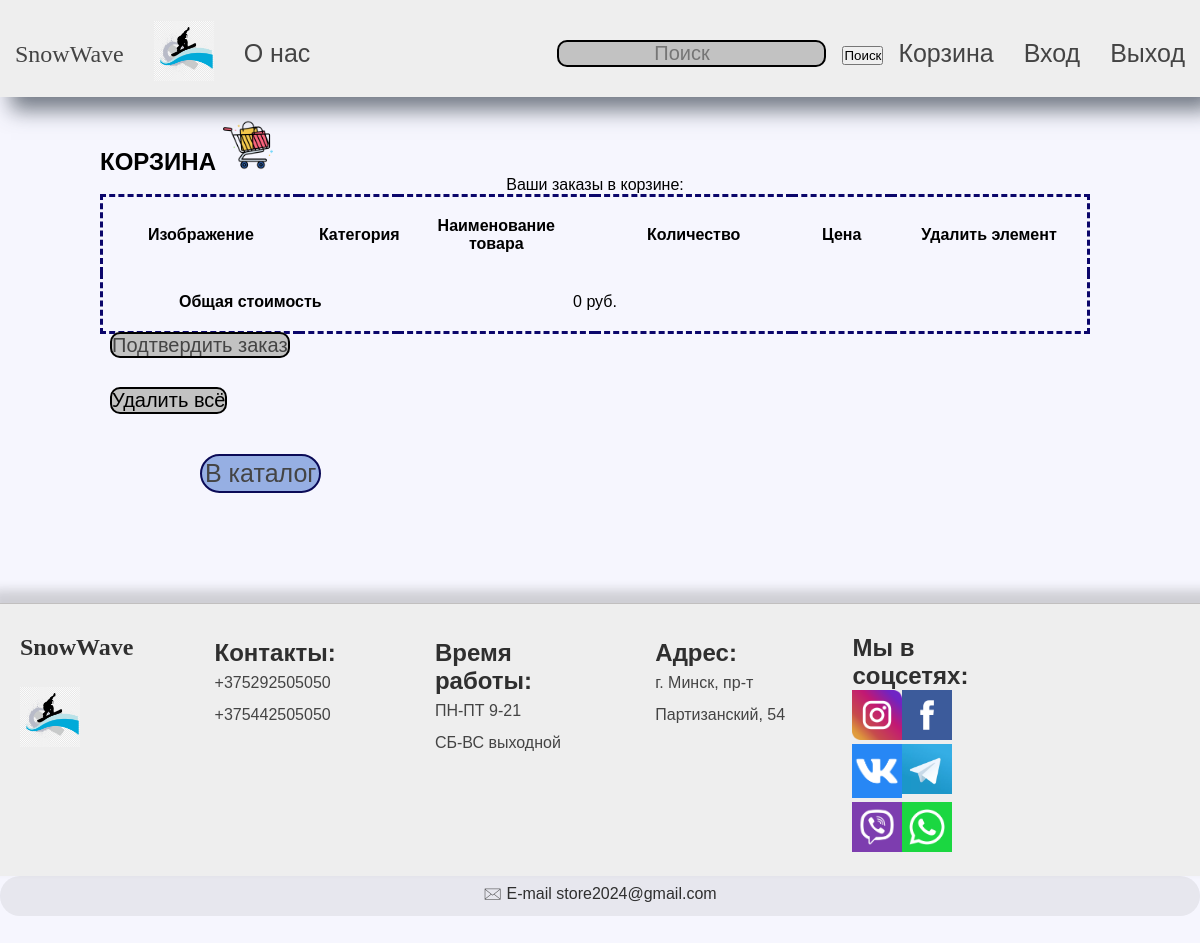
Before: /basket/ with the older database file.
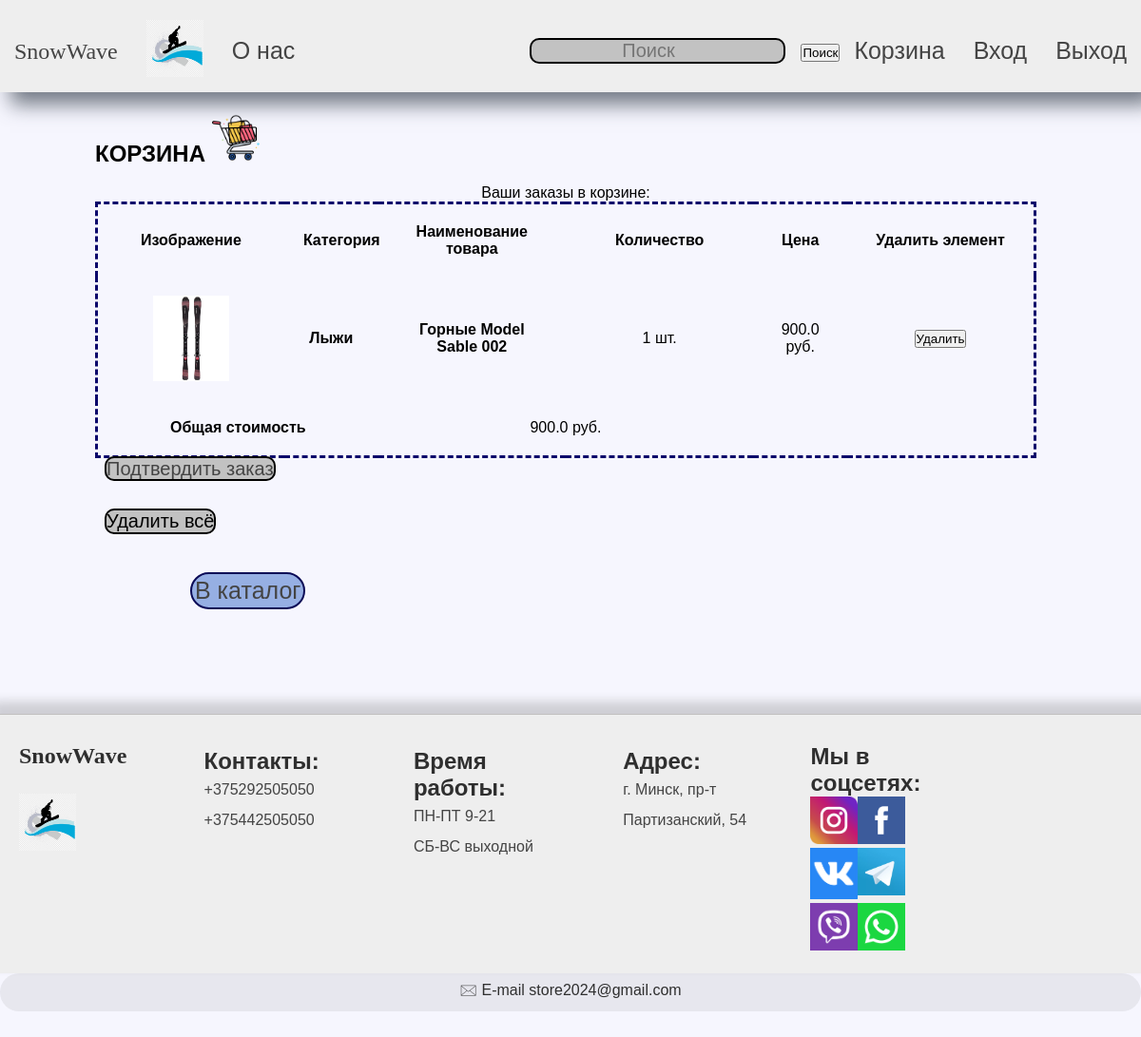
After: the same page with the newer database file.
### orders/models.py (models this page shows, shortened)
class ProductInBasket(models.Model):
    user_basket=models.ForeignKey(UserBasket, on_delete=models.CASCADE,null=True)         #-
    product=models.ForeignKey(Product, on_delete=models.CASCADE,null=True, verbose_name="Наименование товара")
    quantity = models.IntegerField(verbose_name='Количество', default=1)
    total_price = models.FloatField(verbose_name='Общая стоимость товара', blank=True,null=True,default=0)
    class Meta:
        verbose_name = "Товары в корзине"
        verbose_name_plural = "Товары в корзине"

### shop/models.py (models this page shows, shortened)
class Product(models.Model):                                                                               #Один ко многим. Разные товары по 3 категориям.
    сategories = models.ForeignKey(Сategories, on_delete = models.CASCADE, blank=False, default=True)
    name = models.CharField(max_length=150, verbose_name="Наименование")
    image = models.ImageField(upload_to ='static\imagebd', verbose_name="Картинка", null=True, blank=True)      # 1(5)шаг для отображения на странице картинок из базы данных
    price = models.IntegerField(verbose_name="Цена")
    description = models.TextField(max_length=900, blank=True, verbose_name="Описание товара")
    quantity = models.IntegerField( verbose_name="Количество", null=True, blank=True)
    is_active = models.BooleanField(verbose_name="В наличии", blank=False, default=True)
    class Meta:                                                                                   # В админ панели имя таблицы класса.
        verbose_name = "Продукт"
        verbose_name_plural = "Продукты"

class Сategories(models.Model):                                                                 # 3 категории: сноуборд лыжи аксессуары. Наследуемся от встроеного класса.
    namec = models.CharField(max_length=80, verbose_name= "Категория товара")
    def __str__(self):
        return self.namec                                                                      # Визуал в админке списоком по имени категорий
    class Meta:                                                                                # В админ панели имя таблицы класса.
        verbose_name = "Категория"
        verbose_name_plural = "Категории"

### orders/views.py (the view)
# urls.py: path("basket/", order.basket, name="basket"),                                       # Корзина
def basket(request):
    user, _ = UserBasket.objects.get_or_create(user_kay=request.session.session_key)   # *
    lst_product = ProductInBasket.objects.filter(user_basket=user)
    total_price=0
    for price in lst_product:
        total_price+=price.total_price
    if request.method == 'POST':
        product=request.POST.get("product")
        id_product = Product.objects.get(id=product)
        get_product = ProductInBasket.objects.filter(product = id_product)
        get_product.delete()
    return render(request, "basket.html", {"products":lst_product,'price':total_price})

### templates/basket.html (shortened to what this page needs)
{% extends "base.html" %}
{% load static %}
{% block content %}
<body>
    <div class="container_b">
        <h2> КОРЗИНА <img  src={% static "media\basket.png" %} height="50"> </h2>
        <table>
            <caption>
                Ваши заказы в корзине:
            </caption>
            <thead>
                <tr>
                    <th scope="col">Изображение</th>
                    <th scope="col">Категория</th>
                    <th scope="col">Наименование товара</th>
                    <th scope="col">Количество</th>
                    <th scope="col">Цена</th>
                    <th scope="col">Удалить элемент</th>
                </tr>
            </thead>
            <tbody>
                {% for item in products %}
                <tr>
                    <td><img class="img_bsc" src="{{ item.product.image.url }}" alt="{{ item.product.name }}"></td>
                    <th scope="col"> {{ item.product.сategories}}</th>
                    <th scope="col"> {{ item.product.name }} </th>
                    <td> {{ item.quantity }} шт. </td>
                    <td> {{ item.total_price }} руб.</td>
                    <td><form method="POST"> {% csrf_token %}
                <button type="submit">Удалить</button> </form></td>
                </tr>
                <br>
                {% endfor %}
            </tbody>
            <tfoot>
                <tr>
                    <th scope="row" colspan="2">Общая стоимость</th>
                    <td colspan="2"> {{ price }} руб. </td>
                </tr>
            </tfoot>
        </table>
        <a class="btn_in" href="{%url 'order' %}">Подтвердить заказ</a>
        <div>
            <form method="POST"> {% csrf_token %}
                <tr>
                    <td><input type="reset" value="Удалить всё"></td>
                </tr>
            </form>
        </div>
        <div>
            <button class="btn"><a href="{%url 'main' %}">В каталог </a></button>
        </div>
    </div>
</body>
{% endblock content %}

### templates/base.html (shortened to what this page needs)
{% load static %}
<!DOCTYPE html>
<html>
<head>
    <link rel="stylesheet" href="{% static "CSS/style_main.css" %}" />
    <link rel="stylesheet" href="{% static "CSS/style_category.css" %}" />
    <link rel="stylesheet" href="{% static "CSS/style_product.css" %}" />
    <link rel="stylesheet" href="{% static "CSS/style_basket.css" %}" />
    <link rel="stylesheet" href="{% static "CSS/style_header.css" %}" />
    <link rel="stylesheet" href="{% static "CSS/style_footer.css" %}" />
</head>
<body>
    {% include "includes/header.html" %}
    <div>
        {% block content %}{% endblock %}
    </div>
    {% include "includes/footer.html" %}
</body>
</html>

### templates/includes/header.html
{% load static %}
<div class="header_container">
    <div class="header_wrapper">
        <nav class="navigation">
            <ul class="item_nav">
                <li class="item"><a class="link__header storename" href="{% url 'main' %}">SnowWave</a></li>
                <li class="item"><a class="logo__header" href="{% url 'main' %}"><img src="{% static 'media\logo01.png' %}"  alt="logo" height="60px"></a></li>
                <li class="item"><a class="link__header" href="{% url 'about' %}">О нас</a></li>
            </ul>
            <ul class="item_nav">
                <li>
                    <form role="search" action="{% url "search" %}" method="get" >
                        <input type="search" name="query" placeholder="Поиск" aria-label="Search">
                        <button type="submit"> Поиск </button>
                    </form>
                </li>
                <li class="item"><a href="{%url 'basket' %}">Корзина</a></li>
                <li class="item"><a href="{%url 'registr' %}">Вход</a></li>
                <li class="item"><a href="{%url 'logout' %}">Выход</a></li>
            </ul>
        </nav>
    </div>
</div>

### templates/includes/footer.html
{% load static %}
<footer>
  <div class="footer_container">
      <div class="logo">
        <h1 class="storename">SnowWave</h1>
        <img style="width:60px; height:60px;" src="{% static 'media\logo01.png' %}"/>
      </div>
      <div class="flex-item item-1">
        <ul>
          <h2 class="headline">Контакты:</h2>
            <li> <a>+375292505050</a> </li>
            <li> <a>+375442505050</a> </li>
        </ul>
      </div>
      <div class="flex-item item-2">
        <ul>
          <h2 class="headline">Время работы:</h2>
            <li>ПН-ПТ 9-21</li>
            <li>СБ-ВС выходной</li>
        </ul>
      </div>
      <div class="flex-item item-3">
        <ul>
          <h2 class="headline">Адрес:</h2>
            <li><a href="#">г. Минск, пр-т Партизанский, 54</a></li>
        </ul>
      </div>
      <div class="item-4">
        <h2 class="headline">Мы в соцсетях:</h2>
        <div class=" social_media">
            <div>
              <a href="#">
              <img class="media-links"  alt="здесь фото" src="{% static 'media\foto01.png' %}"/> </a>
            </div>
            <div>
              <a href="#">
              <img class="media-links" src="{% static 'media\foto02.png' %}"/> </a>
            </div>
            <div>
              <a href="#">
              <img class="media-links" src="{% static 'media\foto03.png' %}"/> </a>
            </div>
          <div>
            <a href="#">
            <img class="media-links" src="{% static 'media\foto04.png' %}"/> </a>
          </div>
          <div>
            <a href="#">
            <img class="media-links" src="{% static 'media\foto05.png' %}"/> </a>
          </div>
          <div>
            <a href="#">
            <img class="media-links" src="{% static 'media\foto06.png' %}"/> </a>
          </div>
        </div>
    </div>
  </div>
      <div class="element_one">
        <p> <a class="btn_one" href="store2024@gmail.com">&#128386; E-mail store2024@gmail.com </a></p>
      </div>
</footer>

### static/CSS/style_main.css (style rules this page uses)
body { box-sizing: border-box; background-color: #f5f2f1; }
* { margin: 0; padding: 0; box-sizing: border-box; list-style: none; text-decoration: none; font-family: Arial, Helvetica, sans-serif; }
.btn { border: 2px solid rgb(11, 11, 87); background-color: rgba(113, 148, 218, 0.718); margin-left: 100px; border-radius: 25px; font-size: 25px; text-align: center; color: darkblue; padding: 10px; text-decoration: none; cursor: pointer; }
a { color: rgb(54, 54, 54); text-decoration: none; }

### static/CSS/style_category.css (style rules this page uses)
body { background-attachment: fixed; background-color: rgb(219, 218, 249); height: 100%; font-family: "Times New Roman", Georgia, Serif; }
.btn { margin-top: 30px; border: 2px solid rgb(38, 38, 49); background-color:rgba(117, 123, 207, 0.849); margin-left: 50px; border-radius: 25px; font-size: 20px; text-align: center; padding: 7px; cursor: pointer; text-decoration: none; cursor: pointer; }
.btn::before { content:""; display:block; position:absolute; width:100%; height:100%; padding-left:2px; padding-right:2px; padding-bottom:4px; left:-2px; top:5px; z-index:-1; border-radius: 6px; box-shadow: 0px 1px 0px #fff; }

### static/CSS/style_product.css (style rules this page uses)
body { margin-top: 70px; }
.btn { border: 2px solid rgb(11, 11, 87); background-color: rgba(113, 148, 218, 0.718); margin: 10px 10px 10px 100px; border-radius: 25px; font-size: 25px; text-align: center; color: darkblue; padding: 5px; text-decoration: none; cursor: pointer; }
a { color: rgb(35, 35, 35); text-decoration: none; }

### static/CSS/style_basket.css (style rules this page uses)
* { padding: 0; box-sizing: border-box; font-family: "Times New Roman", Georgia, Serif; }
body { max-width: 2560px; background-color: rgb(246, 246, 254); }
.container_b { margin-top: 120px; margin-left: 100px; }
table { table-layout: fixed; width: 90%; border-collapse: collapse; border: 3px dashed rgb(11, 6, 107); }
thead th:nth-child(1) { width: 20%; }
thead th:nth-child(2) { width: 10%; }
thead th:nth-child(3) { width: 20%; }
thead th:nth-child(4) { width: 20%; }
thead th:nth-child(5) { width: 10%; }
th, td { padding: 20px; text-align: center; }
.img_bsc { display: block; margin: auto; height: 90px; }
.btn_in { margin: 50px 10px; font-size: 20px; text-align: center; background-color: inherit; border: 2px solid rgb(0, 0, 0); border-radius: 10px; background: rgb(194, 194, 194); cursor: pointer; }
input { margin: 30px 10px; font-size: 20px; text-align: center; background-color: inherit; border: 2px solid rgb(0, 0, 0); border-radius: 10px; background: rgb(194, 194, 194); cursor: pointer; }
.btn { border: 2px solid rgb(11, 11, 87); background-color: rgba(113, 148, 218, 0.718); margin-left: 100px; border-radius: 25px; font-size: 25px; text-align: center; color: darkblue; padding: 3px; text-decoration: none; cursor: pointer; }

### static/CSS/style_header.css (style rules this page uses)
body { box-sizing: border-box; }
* { margin: 0; padding: 0; box-sizing: border-box; list-style: none; text-decoration: none; font-family: Arial, Helvetica, sans-serif; }
.storename { font-family: 'Pacifico', cursive; font-weight: 20px; font-size: 1.5rem; }
.header_container { background-color: #eeeeee; width: 100%; font-size: 25px; position: fixed; top: 0; z-index: 2; box-shadow: 12px 12px 20px 1px #3c4653b3; }
.header_wrapper { margin: 0 auto; max-width: 1200px; padding-top: 10px; }
.navigation { display: flex; justify-content: space-between; }
.item_nav { display: flex; align-items: center; }
.item { position: relative; padding: 10px 15px; }
a { color: rgb(50, 50, 50); text-decoration: none; }

Changed rows visible on the page:
added ProductInBasket: product.image (picture), product.сategories "Лыжи", product.name "Горные Model Sable 002", quantity "1", total_price "900.0"
Other visible differences:
{{ price }}: "0" → "900.0"
